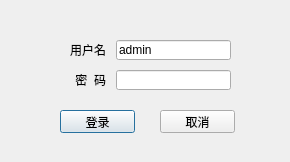
<?xml version="1.0" encoding="UTF-8"?>
<ui version="4.0">
 <class>LoginDialog</class>
 <widget class="QDialog" name="LoginDialog">
  <property name="geometry">
   <rect>
    <x>0</x>
    <y>0</y>
    <width>290</width>
    <height>162</height>
   </rect>
  </property>
  <property name="windowTitle">
   <string>Dialog</string>
  </property>
  <widget class="QPushButton" name="btnLogin">
   <property name="geometry">
    <rect>
     <x>60</x>
     <y>110</y>
     <width>75</width>
     <height>23</height>
    </rect>
   </property>
   <property name="text">
    <string>登录</string>
   </property>
  </widget>
  <widget class="QPushButton" name="btnCancel">
   <property name="geometry">
    <rect>
     <x>160</x>
     <y>110</y>
     <width>75</width>
     <height>23</height>
    </rect>
   </property>
   <property name="text">
    <string>取消</string>
   </property>
  </widget>
  <widget class="QWidget" name="layoutWidget">
   <property name="geometry">
    <rect>
     <x>60</x>
     <y>30</y>
     <width>181</width>
     <height>70</height>
    </rect>
   </property>
   <layout class="QGridLayout" name="gridLayout">
    <property name="leftMargin">
     <number>10</number>
    </property>
    <property name="topMargin">
     <number>10</number>
    </property>
    <property name="rightMargin">
     <number>10</number>
    </property>
    <property name="bottomMargin">
     <number>10</number>
    </property>
    <property name="spacing">
     <number>10</number>
    </property>
    <item row="0" column="0">
     <widget class="QLabel" name="label">
      <property name="text">
       <string>用户名</string>
      </property>
      <property name="alignment">
       <set>Qt::AlignRight|Qt::AlignTrailing|Qt::AlignVCenter</set>
      </property>
     </widget>
    </item>
    <item row="0" column="1">
     <widget class="QLineEdit" name="editUserName">
      <property name="text">
       <string>admin</string>
      </property>
     </widget>
    </item>
    <item row="1" column="0">
     <widget class="QLabel" name="label_2">
      <property name="text">
       <string>密  码</string>
      </property>
      <property name="alignment">
       <set>Qt::AlignRight|Qt::AlignTrailing|Qt::AlignVCenter</set>
      </property>
     </widget>
    </item>
    <item row="1" column="1">
     <widget class="QLineEdit" name="editPassword"/>
    </item>
   </layout>
  </widget>
 </widget>
 <resources/>
 <connections/>
</ui>
